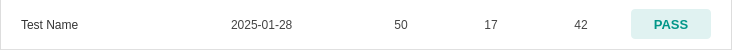
<?xml version="1.0" encoding="UTF-8"?>
<ui version="4.0">
 <class>student_test_card</class>
 <widget class="QFrame" name="student_test_card">
  <property name="geometry">
   <rect>
    <x>0</x>
    <y>0</y>
    <width>732</width>
    <height>50</height>
   </rect>
  </property>
  <property name="minimumSize">
   <size>
    <width>0</width>
    <height>50</height>
   </size>
  </property>
  <property name="maximumSize">
   <size>
    <width>16777215</width>
    <height>60</height>
   </size>
  </property>
  <property name="styleSheet">
   <string notr="true">#student_test_card {
                background-color: white;
                border-bottom: 1px solid #e0e0e0;
                border-left: 1px solid #ddd;
                border-right: 1px solid #ddd;
                border-radius: 0px;
                }
                #student_test_card:hover {
                background-color: #fcfcfc;
                }
                QLabel { border: none; background: transparent; }
            </string>
  </property>
  <layout class="QHBoxLayout" name="horizontalLayout">
   <property name="spacing">
    <number>10</number>
   </property>
   <property name="leftMargin">
    <number>20</number>
   </property>
   <property name="topMargin">
    <number>0</number>
   </property>
   <property name="rightMargin">
    <number>20</number>
   </property>
   <property name="bottomMargin">
    <number>0</number>
   </property>
   <item>
    <widget class="QLabel" name="lbl_name">
     <property name="minimumSize">
      <size>
       <width>200</width>
       <height>0</height>
      </size>
     </property>
     <property name="styleSheet">
      <string notr="true">font: 600 11pt &quot;Segoe UI&quot;; color: #333;</string>
     </property>
     <property name="text">
      <string>Test Name</string>
     </property>
     <property name="wordWrap">
      <bool>true</bool>
     </property>
    </widget>
   </item>
   <item>
    <widget class="QLabel" name="lbl_date">
     <property name="minimumSize">
      <size>
       <width>120</width>
       <height>0</height>
      </size>
     </property>
     <property name="styleSheet">
      <string notr="true">color: #444; 
font: 600 11pt &quot;Segoe UI&quot;;</string>
     </property>
     <property name="text">
      <string>2025-01-28</string>
     </property>
    </widget>
   </item>
   <item>
    <widget class="QLabel" name="lbl_max">
     <property name="minimumSize">
      <size>
       <width>80</width>
       <height>0</height>
      </size>
     </property>
     <property name="styleSheet">
      <string notr="true">color: #444; 
font: 600 11pt &quot;Segoe UI&quot;;</string>
     </property>
     <property name="text">
      <string>50</string>
     </property>
     <property name="alignment">
      <set>Qt::AlignmentFlag::AlignCenter</set>
     </property>
    </widget>
   </item>
   <item>
    <widget class="QLabel" name="lbl_pass">
     <property name="minimumSize">
      <size>
       <width>80</width>
       <height>0</height>
      </size>
     </property>
     <property name="styleSheet">
      <string notr="true">color: #444; 
font: 600 11pt &quot;Segoe UI&quot;;</string>
     </property>
     <property name="text">
      <string>17</string>
     </property>
     <property name="alignment">
      <set>Qt::AlignmentFlag::AlignCenter</set>
     </property>
    </widget>
   </item>
   <item>
    <widget class="QLabel" name="lbl_score">
     <property name="minimumSize">
      <size>
       <width>80</width>
       <height>0</height>
      </size>
     </property>
     <property name="styleSheet">
      <string notr="true">color: #444; 
font: 700 11pt &quot;Segoe UI&quot;;</string>
     </property>
     <property name="text">
      <string>42</string>
     </property>
     <property name="alignment">
      <set>Qt::AlignmentFlag::AlignCenter</set>
     </property>
    </widget>
   </item>
   <item>
    <widget class="QLabel" name="lbl_status">
     <property name="minimumSize">
      <size>
       <width>80</width>
       <height>26</height>
      </size>
     </property>
     <property name="maximumSize">
      <size>
       <width>2566</width>
       <height>30</height>
      </size>
     </property>
     <property name="styleSheet">
      <string notr="true">background-color: #E0F2F1; color: #009688; border-radius: 4px; font-weight:
                            bold; font-size: 10pt;
                        </string>
     </property>
     <property name="text">
      <string>PASS</string>
     </property>
     <property name="alignment">
      <set>Qt::AlignmentFlag::AlignCenter</set>
     </property>
    </widget>
   </item>
  </layout>
 </widget>
 <resources/>
 <connections/>
</ui>
